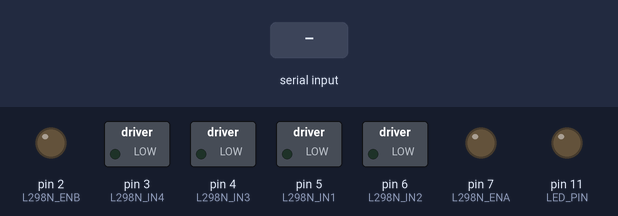
Simulated run of this sketch. Board: Arduino Uno, built with avr-gcc and run on an emulated ATmega328P. Shown: switched loads named in the sketch (green lamp = pin HIGH), output pins drawn as LEDs (lit = HIGH). The inputs (shaded band) are chosen by the test bench. The audio player accepts every command and is not drawn; what the sketch prints to the serial monitor is not drawn.

Above: at 1.7 s.
1.8 s: "90,45,200\n" received over Serial
At 2.9 s:
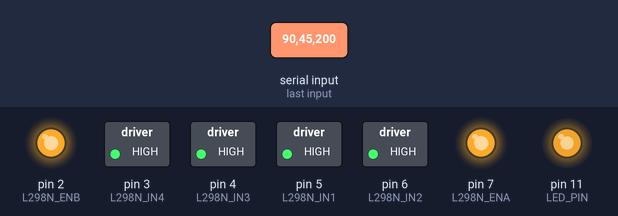
3.3 s: "0\n" received over Serial
4.8 s: "1,90\n" received over Serial
Timing chart, 0 to 7.8 s (numbered marks = the images above; inputs shaded):
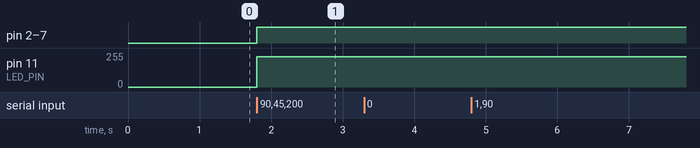

Measured:
- after the input at 1.8 s, pin 2 (L298N_ENB), pin 3 (L298N_IN4), pin 4 (L298N_IN3), pin 5 (L298N_IN1), pin 6 (L298N_IN2), pin 7 (L298N_ENA): LOW → HIGH at once; pin 11 (LED_PIN): 0/255 → 227/255 at once
- after the input at 3.3 s, every drawn part: stays the same
- after the input at 4.8 s, every drawn part: stays the same

The sketch:

uart.ino
```cpp
#include "Arduino.h"
#include "SoftwareSerial.h"
#include "DFRobotDFPlayerMini.h"

// 引脚定义
#define DFPLAYER_RX 12  // DFPlayer TX -> Arduino RX
#define DFPLAYER_TX 13  // DFPlayer RX -> Arduino TX
#define L298N_ENA 7     // 电机使能A
#define L298N_ENB 2     // 电机使能B
#define L298N_IN1 5     // 电机控制1
#define L298N_IN2 6     // 电机控制2
#define L298N_IN3 4     // 电机控制3
#define L298N_IN4 3     // 电机控制4
#define LED_PIN 11      // LED控制引脚

// 创建DFPlayer Mini对象
SoftwareSerial mySoftwareSerial(DFPLAYER_RX, DFPLAYER_TX);
DFRobotDFPlayerMini myDFPlayer;

// 全局变量
long lastDistance = 0;
long lastConfidence = 0;
unsigned long lastAudioTime = 0;
const unsigned long AUDIO_DELAY = 1000; // 音频播放间隔1秒

// 音频文件映射
const int AUDIO_FILE_1 = 1; // 40-60cm
const int AUDIO_FILE_2 = 2; // 30-40cm
const int AUDIO_FILE_3 = 3; // 20-30cm
const int AUDIO_FILE_4 = 4; // 10-20cm
const int AUDIO_FILE_5 = 5; // 0-10cm

void setup() {
  // 初始化串口
  Serial.begin(115200);
  while (!Serial) {
    ; // 等待串口连接
  }

  Serial.println("Starting setup...");

  // 初始化L298N控制引脚
  pinMode(L298N_ENA, OUTPUT);
  pinMode(L298N_ENB, OUTPUT);
  pinMode(L298N_IN1, OUTPUT);
  pinMode(L298N_IN2, OUTPUT);
  pinMode(L298N_IN3, OUTPUT);
  pinMode(L298N_IN4, OUTPUT);
  pinMode(LED_PIN, OUTPUT);

  // 设置L298N输入为低电平（灯默认关闭）
  digitalWrite(L298N_IN1, LOW);
  digitalWrite(L298N_IN2, LOW);
  digitalWrite(L298N_IN3, LOW);
  digitalWrite(L298N_IN4, LOW);
  analogWrite(LED_PIN, 0);

  Serial.println("L298N pins initialized.");

  // 初始化DFPlayer Mini
  Serial.println("Initializing DFPlayer...");
  mySoftwareSerial.begin(9600);

  if (!myDFPlayer.begin(mySoftwareSerial)) {
    Serial.println("Unable to begin DFPlayer Mini:");
    Serial.println("1. Please recheck the connection!");
    Serial.println("2. Please insert the SD card!");
    while(true);
  }

  Serial.println("DFPlayer Mini online.");
  myDFPlayer.volume(25); // 设置音量 (0~30)

  Serial.println("System initialized successfully!");
  Serial.println("=== 激光传感器距离读取程序 ===");
  Serial.println("等待距离数据...");
  Serial.println("数据格式应为: 距离,置信度 (例如: 1500,95)");
  Serial.println("----------------------------------------");
}

void loop() {
  if (Serial.available() > 0) {
    // 读取一行数据 (以换行符结束)
    String data = Serial.readStringUntil('\n');

    // 解析数据
    parseDistanceData(data);

    // 更新灯光和音频
    if(lastDistance != 0 && lastConfidence != 0) {
      Serial.print("Updating with distance: ");
      Serial.print(lastDistance);
      Serial.print(" mm, confidence: ");
      Serial.println(lastConfidence);

      updateLights(lastDistance);
      updateAudio(lastDistance);
    } else {
      Serial.println("No valid distance data to update with.");
    }
  } else {
    // 每隔2秒输出一次状态信息，帮助调试
    static unsigned long lastStatusTime = 0;
    if(millis() - lastStatusTime > 2000) {
      Serial.println("等待距离数据...");
      lastStatusTime = millis();
    }
  }
}

void parseDistanceData(String &data) {
  // 去除首尾空白字符
  data.trim();

  // 查找逗号位置
  int commaPos = data.indexOf(',');
  if (commaPos == -1) {
    Serial.print("数据格式错误 (缺少逗号): ");
    Serial.println(data);
    return;
  }

  // 提取距离
  String distanceStr = data.substring(0, commaPos);
  distanceStr.trim();

  // 提取置信度
  String confidenceStr = data.substring(commaPos + 1);
  confidenceStr.trim();

  // 转换为整数
  long distance = distanceStr.toInt();
  long confidence = confidenceStr.toInt();

  if ((distance <=20 || distance>=4000) && distanceStr != "0") {
    Serial.print("距离超出有效范围: ");
    Serial.println(distance);
    return;
  }
  if (confidence == 0 && confidenceStr != "0") {
    Serial.print("置信度为0但数据非零: ");
    Serial.println(confidence);
    return;
  }

  // 保存解析结果到全局变量
  lastDistance = distance;
  lastConfidence = confidence;

  // 输出结果
  Serial.print("Distance:");
  Serial.print(distance);
  Serial.print(" mm, Confidence: ");
  Serial.println(confidence);
}

void updateLights(long distance) {
  // 将距离从毫米转换为厘米
  int distanceCm = distance / 10;
  int pwmValue = 0;
  int ledBrightness = 0;

  // L298N控制的灯光亮度
  if(distanceCm >= 140 && distanceCm <= 180) {
    // 挡位1: 140-180cm
    pwmValue = map(distanceCm, 140, 180, 255, 50);
  } else if(distanceCm >= 120 && distanceCm < 140) {
    // 挡位2: 120-140cm
    pwmValue = map(distanceCm, 120, 140, 255, 100);
  } else if(distanceCm >= 80 && distanceCm < 120) {
    // 挡位3: 80-120cm
    pwmValue = map(distanceCm, 80, 120, 255, 150);
  } else if(distanceCm >= 40 && distanceCm < 80) {
    // 挡位4: 40-80cm
    pwmValue = map(distanceCm, 40, 80, 255, 200);
  } else if(distanceCm >= 0 && distanceCm < 40) {
    // 挡位5: 0-40cm
    pwmValue = 255; // 最亮
  } else {
    // 距离超出范围，关闭灯光
    pwmValue = 0;
  }

  // 限制PWM值在0-255范围内
  if(pwmValue < 0) pwmValue = 0;
  if(pwmValue > 255) pwmValue = 255;

  // 设置L298N PWM值控制灯光亮度
  analogWrite(L298N_ENA, pwmValue);
  analogWrite(L298N_ENB, pwmValue);

  // 确保使能端为高电平以便PWM生效
  digitalWrite(L298N_IN1, HIGH);
  digitalWrite(L298N_IN2, HIGH);
  digitalWrite(L298N_IN3, HIGH);
  digitalWrite(L298N_IN4, HIGH);

  // 单独LED控制
  if(distanceCm > 180) {
    ledBrightness = 0;
  } else if(distanceCm >= 140) {
    ledBrightness = map(distanceCm, 140, 180, 40, 80);
    ledBrightness = constrain(ledBrightness, 40, 80);
  } else if(distanceCm > 120) {
    ledBrightness = map(distanceCm, 120, 140, 80, 120);
    ledBrightness = constrain(ledBrightness, 80, 120);
  } else if(distanceCm > 80) {
    ledBrightness = map(distanceCm, 80, 120, 120, 180);
    ledBrightness = constrain(ledBrightness, 120, 180);
  } else if(distanceCm > 40) {
    ledBrightness = map(distanceCm, 40, 80, 180, 220);
    ledBrightness = constrain(ledBrightness, 180, 220);
  } else {
    ledBrightness = map(distanceCm, 0, 40, 220, 255);
    ledBrightness = constrain(ledBrightness, 220, 255);
  }

  analogWrite(LED_PIN, ledBrightness);

  Serial.print("L298N PWM: ");
  Serial.print(pwmValue);
  Serial.print(", LED Brightness: ");
  Serial.println(ledBrightness);
}

void updateAudio(long distance) {
  int distanceCm = distance / 10;
  unsigned long currentTime = millis();

  // 检查是否已过音频播放延迟时间
  if(currentTime - lastAudioTime < AUDIO_DELAY) {
    return;
  }

  int audioTrack = 0;

  if(distanceCm > 40 && distanceCm <= 60) {
    // 40-60cm 对应音频1
    audioTrack = AUDIO_FILE_1;
  } else if(distanceCm > 30 && distanceCm <= 40) {
    // 30-40cm 对应音频2
    audioTrack = AUDIO_FILE_2;
  } else if(distanceCm > 20 && distanceCm <= 30) {
    // 20-30cm 对应音频3
    audioTrack = AUDIO_FILE_3;
  } else if(distanceCm > 10 && distanceCm <= 20) {
    // 10-20cm 对应音频4
    audioTrack = AUDIO_FILE_4;
  } else if(distanceCm <= 10) {
    // 0-10cm 对应音频5
    audioTrack = AUDIO_FILE_5;
  }

  if(audioTrack > 0) {
    Serial.print("Playing audio track: ");
    Serial.println(audioTrack);
    myDFPlayer.play(audioTrack);
    lastAudioTime = currentTime;
  }
}
```

bsp_uart.cpp
```cpp
#include "bsp_uart.hpp"
#include <stdio.h>
#include <SoftwareSerial.h>

void parseDistanceData(String &data) {
  // 去除首尾空白字符  Remove the first and last whitespace characters
  data.trim();

  // 查找逗号位置 Find the position of the comma
  int commaPos = data.indexOf(',');
  if (commaPos == -1) {
    return;
  }

  // 提取距离  Extraction distance
  String distanceStr = data.substring(0, commaPos);
  distanceStr.trim();

  // 提取置信度  Extract the confidence level section
  String confidenceStr = data.substring(commaPos + 1);
  confidenceStr.trim();

  // 转换为整数 Convert to an integer
  long distance = distanceStr.toInt();
  long confidence = confidenceStr.toInt();

  if ((distance <=20 || distance>=4000) && distanceStr != "0") {
    return;
  }
  if (confidence == 0 && confidenceStr != "0") {
    return;
  }

  // 输出结果 output result
    Serial.print("Distance:");
    Serial.print(distance);
    Serial.print(" mm, Confidence: ");
    Serial.println(confidence);
}
```

bsp_uart.hpp
```cpp
#ifndef __BSP_UART_HPP_
#define __BSP_UART_HPP_

#include <stdio.h>
#include <string.h>
#include <Arduino.h>

#ifdef __cplusplus
extern "C" {
#endif

void parseDistanceData(String &data);


#ifdef __cplusplus
}
#endif


#endif
```
